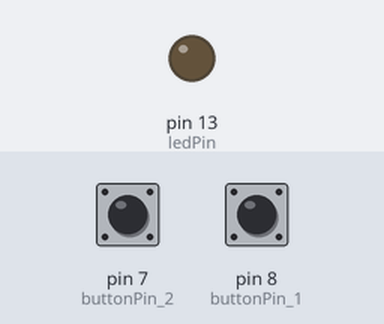
Bench run of a sketch on a simulated Arduino Uno, built with avr-gcc and run on an emulated ATmega328P. Shown: output pins drawn as LEDs (lit = HIGH). The test bench sets the inputs (shaded band); at power-on: pin 7 (buttonPin_2) LOW, pin 8 (buttonPin_1) LOW.

Above: at 1.2 s.
1.3 s: pin 7 (buttonPin_2) pulled HIGH for 0.15 s
At 1.37 s:
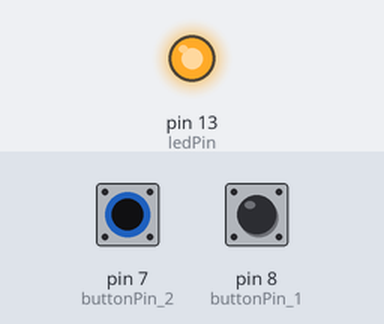
2.9 s: pin 7 (buttonPin_2) pulled HIGH for 3.2 s
At 6.9 s:
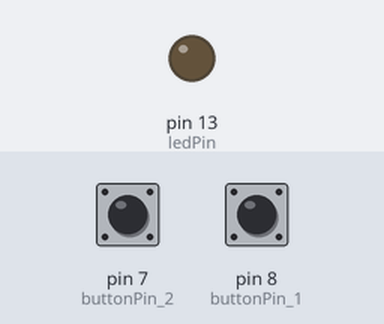
7.6 s: pin 8 (buttonPin_1) pulled HIGH for 3.2 s
At 8.0 s:
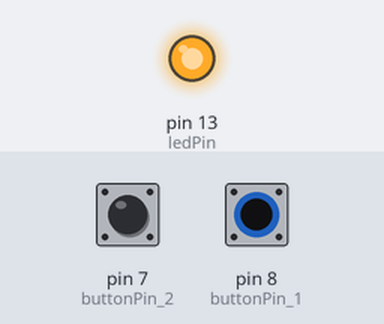
Timing chart, 0 to 12.3 s (numbered marks = the images above; inputs shaded):
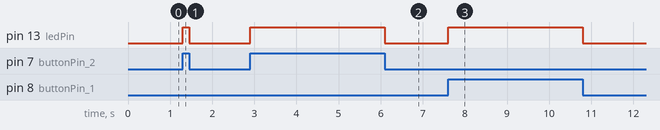

The sketch:

2_knapper_blink.ino
```cpp
const int buttonPin_1 = 8;    //button 1
const int buttonPin_2 = 7;    //button 2
const int ledPin =  13;      //LED output

// variables will change:
int buttonState_1 = 0;         // variable for reading the button 1 status
int buttonState_2 = 0;         // reading button 2

void setup() {
  pinMode(ledPin, OUTPUT);    // initialize the LED pin as an output:
  pinMode(buttonPin_1, INPUT);  // initialize the button1 pin as an input:
  pinMode(buttonPin_2, INPUT);  // initialize the button2 pin as an input:
}

void loop() {
  // read the state of the pushbutton value:
  buttonState_1 = digitalRead(buttonPin_1);
  buttonState_2 = digitalRead(buttonPin_2);

  // check if the pushbutton is pressed. If it is, the buttonState is HIGH:
  if (buttonState_1 == HIGH and buttonState_2 == HIGH) {
    // blink LED on:
    digitalWrite(ledPin, HIGH);
    delay(200);
    digitalWrite(ledPin, LOW);
    delay(200);
  }
  else if(buttonState_1 == HIGH or buttonState_2 == HIGH) {
    // turn LED on
    digitalWrite(ledPin,HIGH);
  }
  else {
    // turn LED off:
    digitalWrite(ledPin, LOW);
  }
}
```

Measured:
- after the input at 1.3 s, pin 13 (ledPin): LOW → HIGH at once, → LOW 0.15 s later
- after the input at 2.9 s, pin 13 (ledPin): LOW → HIGH at once, → LOW 3.2 s later
- after the input at 7.6 s, pin 13 (ledPin): LOW → HIGH at once, → LOW 3.2 s later
